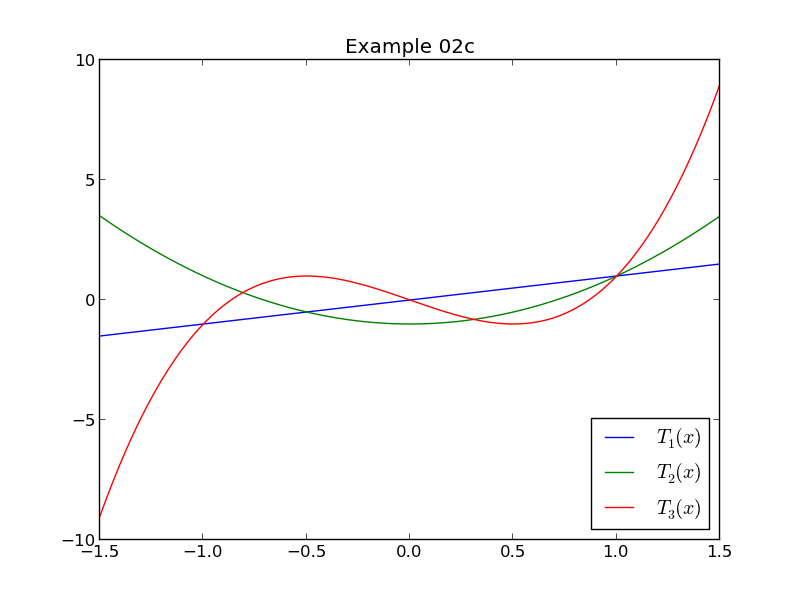

The Python source for this figure:
import matplotlib.pyplot as pyplot

# plotdata is a local module for our convenience
import plotdata

# Plot y against x
pyplot.plot(plotdata.data03x, plotdata.data03ya, label='$T_{1}(x)$')
pyplot.plot(plotdata.data03x, plotdata.data03yb, label='$T_{2}(x)$')
pyplot.plot(plotdata.data03x, plotdata.data03yc, label='$T_{3}(x)$')

# Set a legend
pyplot.legend(loc='lower right')

# Set a title
pyplot.title('Example 02c')

pyplot.savefig('example02c.png')
